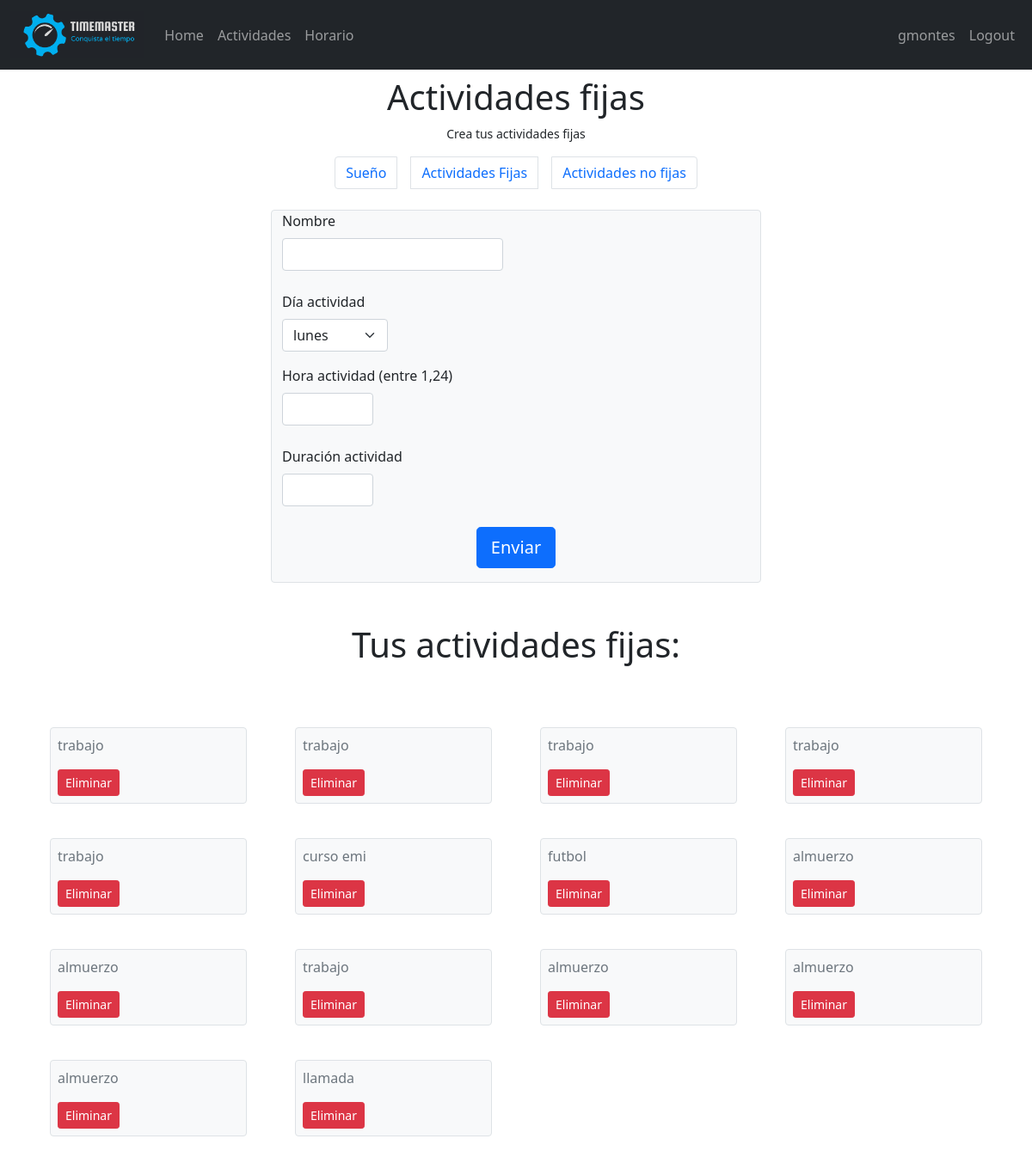
/horario/actividades_fijas (signed in), run on the app's committed database.
### horario/models.py (models this page shows)
class Event(models.Model):
    user_id = models.ForeignKey(User, on_delete=models.CASCADE)
    priority = models.IntegerField(choices = [(i,i) for i in range(1,11)])
    name = models.CharField(max_length=30)
    event_type = models.CharField(max_length=50,default="actividad_fija") #Choices: actividad_fija, no fija y horario suenio.
    constraints = models.JSONField(default = dict)

### horario/views.py (the view)
# urls.py: path('actividades_fijas',views.actividades_fijas, name = 'actividades_fijas'),
@login_required(login_url = "user_login")
def actividades_fijas(request):
    usuario = User.objects.get(pk=request.user.pk)
    if request.method == "POST":
        nombre = request.POST['name']
        prioridad = 10
        tipo_evento = "actividad_fija"
        nueva_actividad_fija = Event(user_id = usuario, priority = prioridad, name=nombre, event_type=tipo_evento)
        nueva_actividad_fija.save()
        dia_actividad = int(request.POST['dia_actividad'])
        hora_actividad = int(request.POST["hora_actividad"])
        duracion_actividad = int(request.POST["duracion_actividad"])
        hora_final = hora_actividad + duracion_actividad
        for hora in range(hora_actividad,hora_final,1):
            posicion_actividad_fija = Position(event_id = nueva_actividad_fija,user_id = usuario,day=dia_actividad,hour = hora,activity_name=nombre)
            posicion_actividad_fija.save()
        return redirect(reverse("actividades_fijas"))
    elif request.method == "GET":
        actividades_fijas = Event.objects.filter(user_id = usuario)
        actividades_fijas =actividades_fijas.filter(event_type = "actividad_fija")
        return render(request,"actividades_fijas.html",{"actividades_fijas":actividades_fijas})

### horario/templates/actividades_fijas.html (shortened to what this page needs)
{% extends 'main/main.html' %}
{% load static %}
{% block link %}<link rel="stylesheet" href="{% static 'css/bootstrap.min.css' %}">{% endblock link %}
{% block content %}
<div class="container">
    <div>
        <h1 class="py-2 text-center mb-0">Actividades fijas</h1>
        <p class="text-center small mb-2">Crea tus actividades fijas</p>
    </div>
    <nav aria-label="Page navigation example ">
        <ul class="pagination justify-content-center ">
          <li class="page-item m-2"><a class="page-link" href="{% url 'suenio' %}">Sueño</a></li>
          <li class="page-item m-2"><a class="page-link" href="{% url 'actividades_fijas' %}">Actividades Fijas</a></li>
          <li class="page-item m-2"><a class="page-link" href="{% url 'actividades_no_fijas' %}">Actividades no fijas</a></li>
        </ul>
    </nav>
</div>
    <div class="container-sm">
        <div class="row justify-content-center">
            <form class="col-lg-6 bg-light border rounded border-gray" action="" method="POST">
                <label class="form-label" for="name">Nombre</label>
                <input class="form-control w-auto mb-4" type="text" name="name" id="name" required>
                <label class="form-label" for="dia_actividad">Día actividad</label>
                <select name="dia_actividad" id="dia_actividad" class="form-select w-auto mb-3" required>
                    <option value="0">lunes</option>
                </select>
                <label class="form-label" for="hora_actividad">Hora actividad (entre 1,24)</label>
                <input class="form-control w-auto mb-4" type="number" name="hora_actividad" id="hora_actividad" min="1" max="24" step="1" required>
                <label class="form-label" for="duracion_actividad">Duración actividad</label>
                <input class="form-control w-auto mb-4" type="number" name="duracion_actividad" id="duracion_actividad" min="1" max="10" step="1" required>
                <input type="submit" value="Enviar" class="btn btn-primary mx-auto d-block text-center btn-rounded btn-lg my-0 mb-3">
            </form>
        </div>
    </div>
    <div class="container">
        {% if actividades_fijas %}
          <h1 class="text-center py-5">Tus actividades fijas:</h1>
          <div class="row">
            {% for actividad in actividades_fijas %}
              <div class="col-sm-3">
                <div class="bg-light border rounded border-gray mb-4 m-3 p-2">
                  <div class="panel-body">
                    <div class="col">
                      <p class="text-secondary">{{actividad.name}}</p>
                    </div>
                    <div class="col">
                      <a class="btn btn-danger btn-sm text-right" href="{% url 'eliminar_actividades_fijas' ruta_actividad_fija=actividad.pk %}">Eliminar</a>
                    </div>
                  </div>
                </div>
              </div>
              {% if forloop.counter|divisibleby:4 and not forloop.last %}
                </div><div class="row">
              {% endif %}
            {% endfor %}
          </div>
        {% endif %}
      </div>
    {% endblock  %}

### horario/templates/main/main.html (shortened to what this page needs)
{% load static %}
<!DOCTYPE html>
<html lang="en">
<head>
    <link rel="stylesheet" href="{% static 'css/bootstrap.min.css' %}">
    {% block link %}{% endblock %}
</head>
<body>
    <nav class="navbar navbar-expand-lg navbar-dark bg-dark container-fluid">
        <a class="navbar-brand" href="{% url 'horario' %}">
            <img  height="55" src="{% static 'imagenes/TIMEMASTER LOGO FINAL.png' %}" alt="Logo">
        </a>
        <ul class="navbar-nav me-auto">
            <li class="nav-item"><a class="nav-link" href="{% url 'horario' %}">Home</a></li>
            <li class="nav-item"><a class="nav-link" href="{% url 'suenio' %}">Actividades</a></li>
            <li class="nav-item"><a class="nav-link" href="{% url 'horario_final' %}">Horario</a></li>
        </ul>
        <ul class="navbar-nav">
            <li class="nav-item"><a class="nav-link" href="">{{request.user.username}}</a></li>
            {% if request.user.is_authenticated %}
            <li class="nav-item"><a class="nav-link" href="{% url 'user_logout' %}">Logout</a></li>
            {% else %}
            <li class="nav-item"><a class="nav-link" href="{% url 'user_login' %}">Login</a></li>
            <li class="nav-item"><a class="nav-link"href="{% url 'user_register' %}">Register</a></li>
            {% endif %}
        </ul>
    </nav>
    {% block content %}
    {% endblock %}
</body>
</html>

### data on the page
Event: name "trabajo"
Event: name "trabajo"
Event: name "trabajo"
Event: name "trabajo"
Event: name "trabajo"
Event: name "curso emi"
Event: name "futbol"
Event: name "almuerzo"
Event: name "almuerzo"
Event: name "trabajo"
Event: name "almuerzo"
Event: name "almuerzo"
Event: name "almuerzo"
Event: name "llamada"

### other printed values
{{ request.user.username }} "gmontes"
